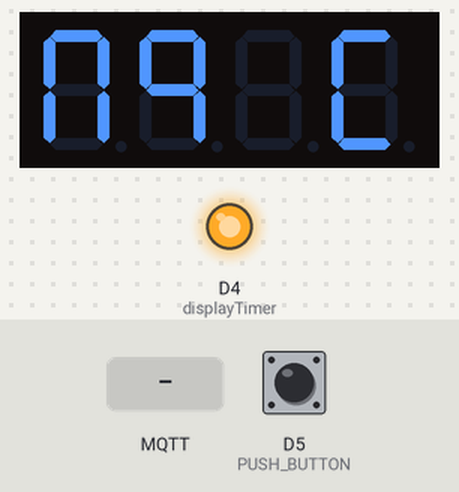
Simulated run of this sketch. Board: ESP8266 (Wemos D1 mini). Shown: 4-digit seven-segment display, output pins drawn as LEDs (lit = HIGH). The inputs (shaded band) are chosen by the test bench; at power-on: D5 (PUSH_BUTTON) HIGH. No MQTT or app messages arrive unless stated; what the sketch prints to the serial monitor is not drawn.

Above: at 4.4 s.
4.5 s: MQTT message "common/timestamp" arrives on the first subscribed topic
At 7.3 s:
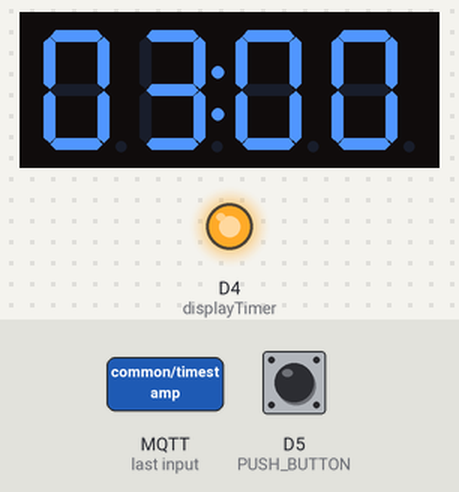
7.5 s: D5 (PUSH_BUTTON) pulled LOW for 3.2 s
At 11.8 s:
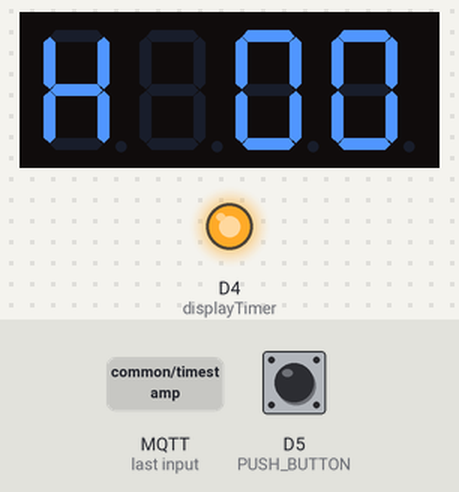
12.2 s: D5 (PUSH_BUTTON) pulled LOW for 0.15 s
At 15.0 s:
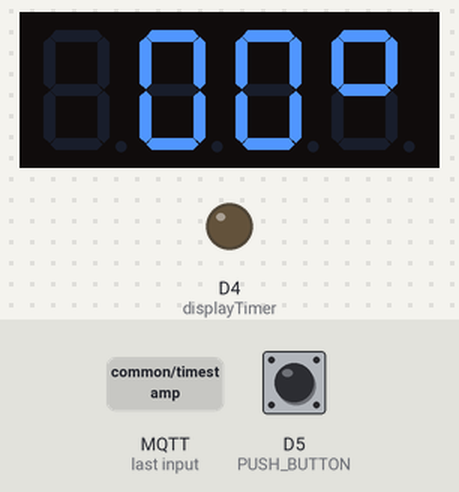
15.3 s: D5 (PUSH_BUTTON) pulled LOW for 1 s
At 16.41 s:
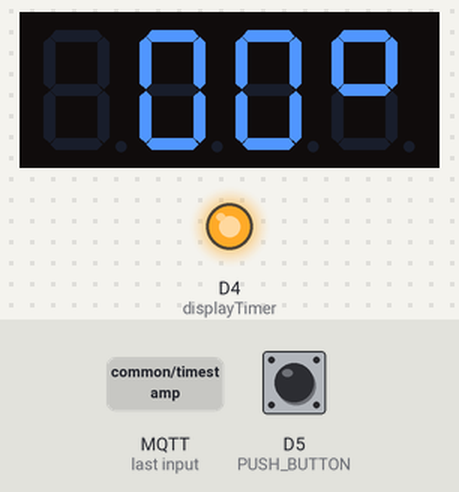
19.3 s: MQTT message "on" arrives on the second subscribed topic
At 19.7 s:
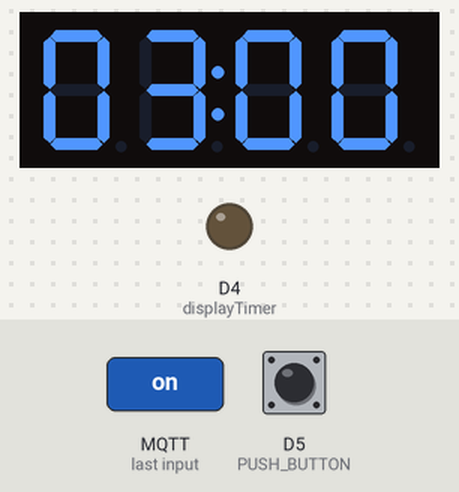
Timing chart, 0 to 22.3 s (numbered marks = the images above; inputs shaded):
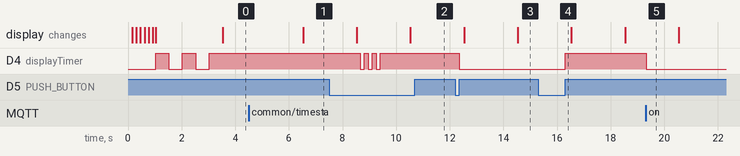

Measured:
- after the input at 4.5 s, the display: changes after 2.0 s (image 1)
- after the input at 7.5 s, D4 (displayTimer): alternates HIGH for 0.15 s and LOW for 0.15 s, 6 changes in all, then stays HIGH, starting after 1.2 s
- after the input at 12.2 s, D4 (displayTimer): HIGH → LOW after 0.15 s
- after the input at 15.3 s, D4 (displayTimer): LOW → HIGH after 1.0 s
- after the input at 19.3 s, D4 (displayTimer): HIGH → LOW at once

The sketch:

MQTT_test.ino
```cpp
// MQTT test client

#include "TM1637Header.h"
#include "CommonEssentials.h"

// Wemos D1 mini pin numbers
#define PUSH_BUTTON D5
#define LED_ON LOW
#define LED_OFF HIGH

Ticker displayTimer;
//Ticker DHTReadTimer;

bool displayFlag  = false;
//bool DHTReadFlag = false;

char clientName[] = {"mqttTest"};

void initialConnectionForOTA() {
  blinkerTimer.attach(0.15, blinker);
  display.print("OTA ");
  connectToWifi();
  OTA_setup();

  uint16_t time_elapsed = 0;
  while (time_elapsed < 60000) {
    ArduinoOTA.handle();
    time_elapsed = millis();
    delay(10);
  }
  ESP.restart();
}

void onWifiConnect(const WiFiEventStationModeGotIP& event) {
  Serial.println("WiFi Connected");
  display.print("WL C");
  blinkerTimer.detach();
  digitalWrite(LED_BUILTIN, LED_OFF);
  connectToMqtt();
}
void onWifiDisconnect(const WiFiEventStationModeDisconnected& event) {
  Serial.println("WiFi Disconnected");
  display.print("WL D");
  blinkerTimer.attach(0.5, blinker);
  mqttClient.disconnect();
  mqttReconnectTimer.detach(); // ensure we don't reconnect to MQTT while reconnecting to Wi-Fi
  wifiReconnectTimer.once(2, connectToWifi);
}

void onMqttConnect(bool sessionPresent) {
  Serial.println("MQTT Connected");
  display.print("MQ C");
  uint16_t packetIdSub1 = mqttClient.subscribe("common/timestamp", 1);
  uint16_t packetIdSub = mqttClient.subscribe("mqttTest/command", 1);
  mqttClient.publish("clients/mqttTest/greeting", 1, true, "connected");
  presenceReportTimer.attach(presenceReportInterval, presenceReportTimerCallback);
}

void onMqttSubscribe(uint16_t packetId, uint8_t qos) {
}

void onMqttUnsubscribe(uint16_t packetId) {
}

void onMqttMessage(char* topic, char* payload, AsyncMqttClientMessageProperties properties, size_t len, size_t index, size_t total) {
  if (String(topic) == "common/timestamp") {
    if (len < 10) {
      return;
    }
    char timestampBuffer[10];   // Temporary buffer
    strncpy (timestampBuffer, payload, 10);
    timestamp = atoi(timestampBuffer);
    timestampReceived = true;
  }
  if (String(topic) == "mqttTest/command") {
    if (payload[1] == 'n')  {
    digitalWrite(LED_BUILTIN,LED_ON);
   mqttClient.publish("mqttTest/feedback", 1, true, "on");
    }
    if (payload[1] == 'f'){
    digitalWrite(LED_BUILTIN,LED_OFF);
   mqttClient.publish("mqttTest/feedback", 1, true, "off");
     }
  }
}

void onMqttPublish(uint16_t packetId) {
}

void setup() {
  Serial.begin(115200);
  display.begin();            // initializes the display
  display.setBacklight(100);  // set the brightness to 100 %
  display.print("INIT");      // display INIT on the display

  pinMode(LED_BUILTIN, OUTPUT);
  digitalWrite(LED_BUILTIN, LED_OFF);
  pinMode(PUSH_BUTTON, INPUT_PULLUP);

  mqttPrefix = "mqttTest";

  WiFi.hostname(clientName);
  WiFi.mode(WIFI_STA);

  int buttonCheck = digitalRead(PUSH_BUTTON);
  if (buttonCheck == LOW) {
    initialConnectionForOTA();
  }

  attachInterrupt(digitalPinToInterrupt(PUSH_BUTTON), buttonPressed, FALLING);

  wifiConnectHandler = WiFi.onStationModeGotIP(onWifiConnect);
  wifiDisconnectHandler = WiFi.onStationModeDisconnected(onWifiDisconnect);

  mqttClient.setClientId(clientName);
  mqttClient.onConnect(onMqttConnect);
  mqttClient.onDisconnect(onMqttDisconnect);
  mqttClient.onSubscribe(onMqttSubscribe);
  mqttClient.onUnsubscribe(onMqttUnsubscribe);
  mqttClient.onMessage(onMqttMessage);
  mqttClient.onPublish(onMqttPublish);
  mqttClient.setServer(MQTT_HOST, MQTT_PORT);
  mqttClient.setKeepAlive(keepAliveTimeout).setCleanSession(false).setWill("clients/mqttTest/lastwill", 2, true, "disconnected");

  blinkerTimer.attach(0.5, blinker);

  display.print("C WL");

  connectToWifi();

  while (!timestampReceived) {
    yield();     //Serial.println("no packet yet");
  }
  timeSystemInit();

  displayTimer.attach(2, displayTimerCallback);
  //  DHTReadTimer.attach(10,DHTReadTimerCallback);
}

void loop() {
  checkButton();
  checkClockSync();
  //  checkDHTReadTimerFlag();
  checkDisplayFlag();
  checkPresenceReportFlag();
}


void buttonPressed() {
  buttonFlag = true;
}

void checkButton() {
  if (buttonFlag == true) {
    Serial.println("Press detected...");
    buttonVal = digitalRead(PUSH_BUTTON);
    // Test for button pressed and store the down time
    if (buttonVal == LOW && buttonLast == HIGH && (millis() - btnUpTime) > long(debounce))  {
      btnDnTime = millis();
    }
    // Test for button release and store the up time
    if (buttonVal == HIGH && buttonLast == LOW && (millis() - btnDnTime) > long(debounce))  {
      if (ignoreUp == false) {
        event1();
        Serial.println("Release detected...");
      }
      else ignoreUp = false; eventFired = false;
      btnUpTime = millis();
      buttonFlag = false;
    }
    // Test for button held down for longer than the hold time
    if (buttonVal == LOW && (millis() - btnDnTime) > long(holdTime) && eventFired == false) {
      Serial.println("Long Press detected...");
      event2();
		  eventFired = true;
      ignoreUp = true;
      btnDnTime = millis();
    }
    buttonLast = buttonVal;
  }
}

void event1() {
  for (int a = 1 ; a < 2 ; a++) {
    digitalWrite(LED_BUILTIN, !digitalRead(LED_BUILTIN));
  }
}

void event2()  {
  blinkerTimer.attach(0.15, blinker);
  blinkerStopper.once(1,blinkerStopperCallback);
}

void displayTimerCallback() {
  displayFlag = true;
}

void checkDisplayFlag() {
  if (displayFlag == true) {
    switch (displayData) {
      case  0:
        display.clear();
        display.printTime(hour(), minute(), false);
        break;

      case  1:
        //    numberToDisplay = int(temperature);
        display.clear();
        display.print(" 00");
        display.printRaw(B01100011, 3); //degree sign
        break;

      case  2:
        //    numberToDisplay = int(humidity);
        display.clear();
        display.print("H 00");

    }
    displayData++;
    if (displayData > 2) {
      displayData = 0;
    }
    displayFlag = false;
  }
}
```
